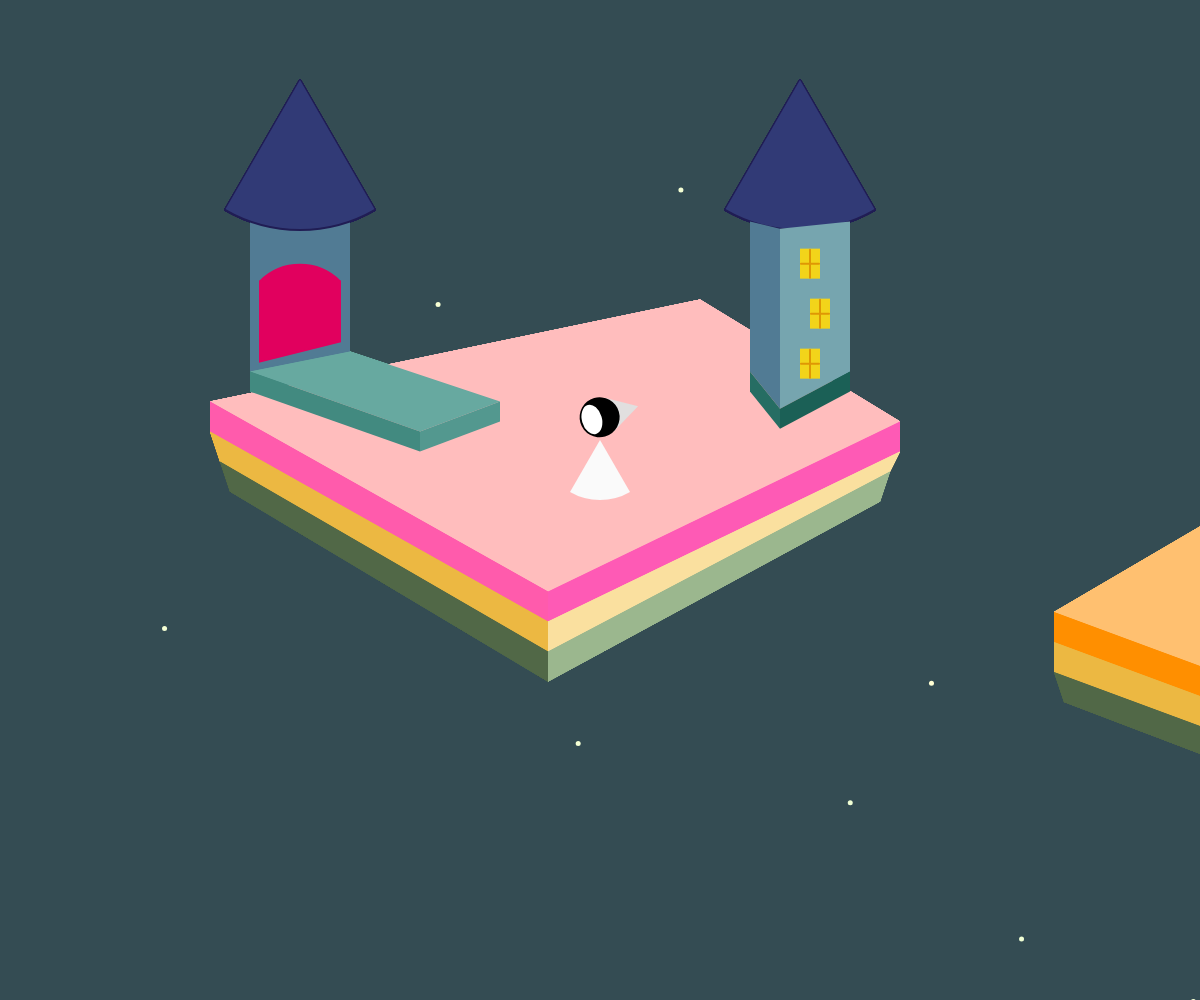
Frame 1 (no input)
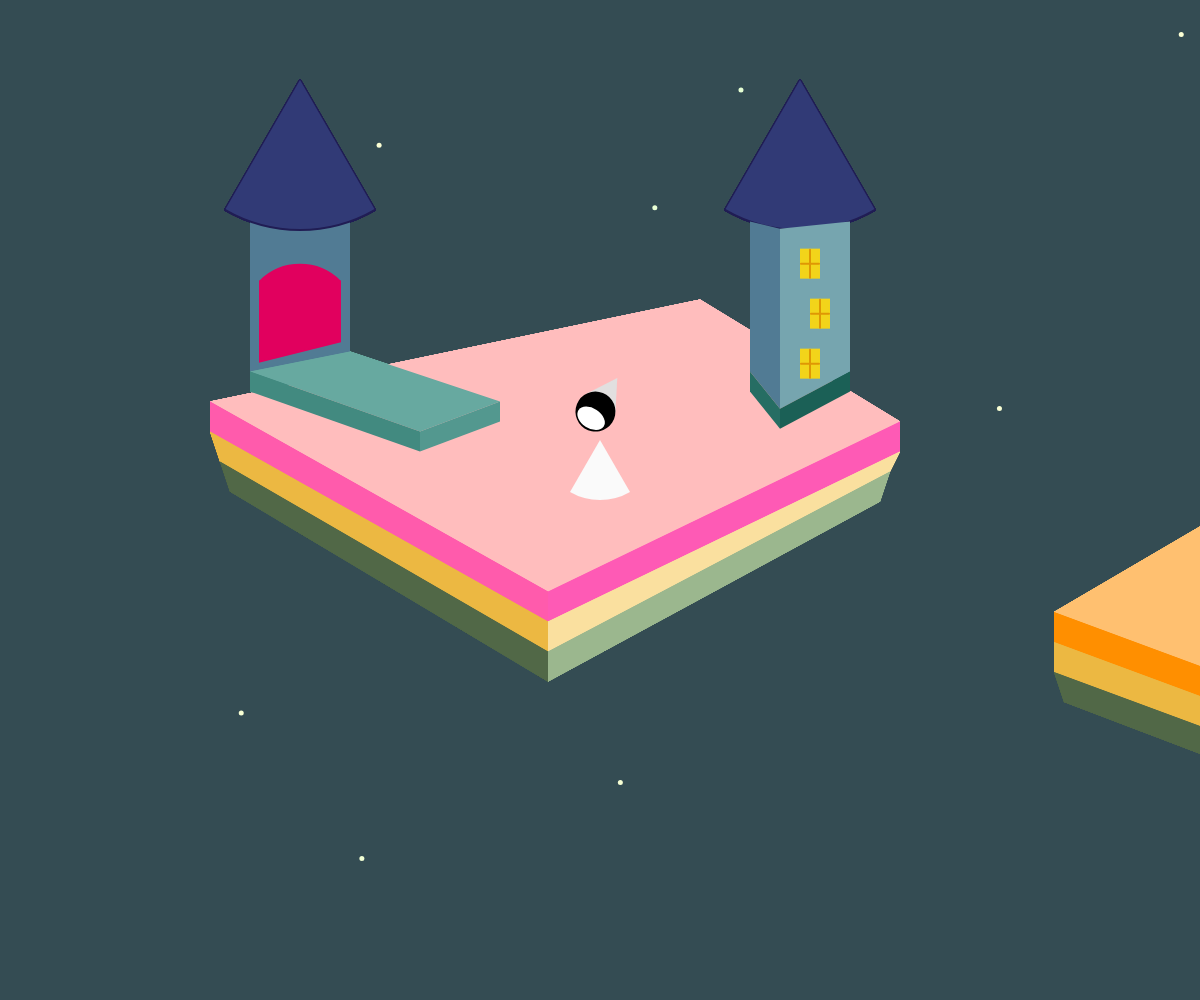
Frame 60 (no input)
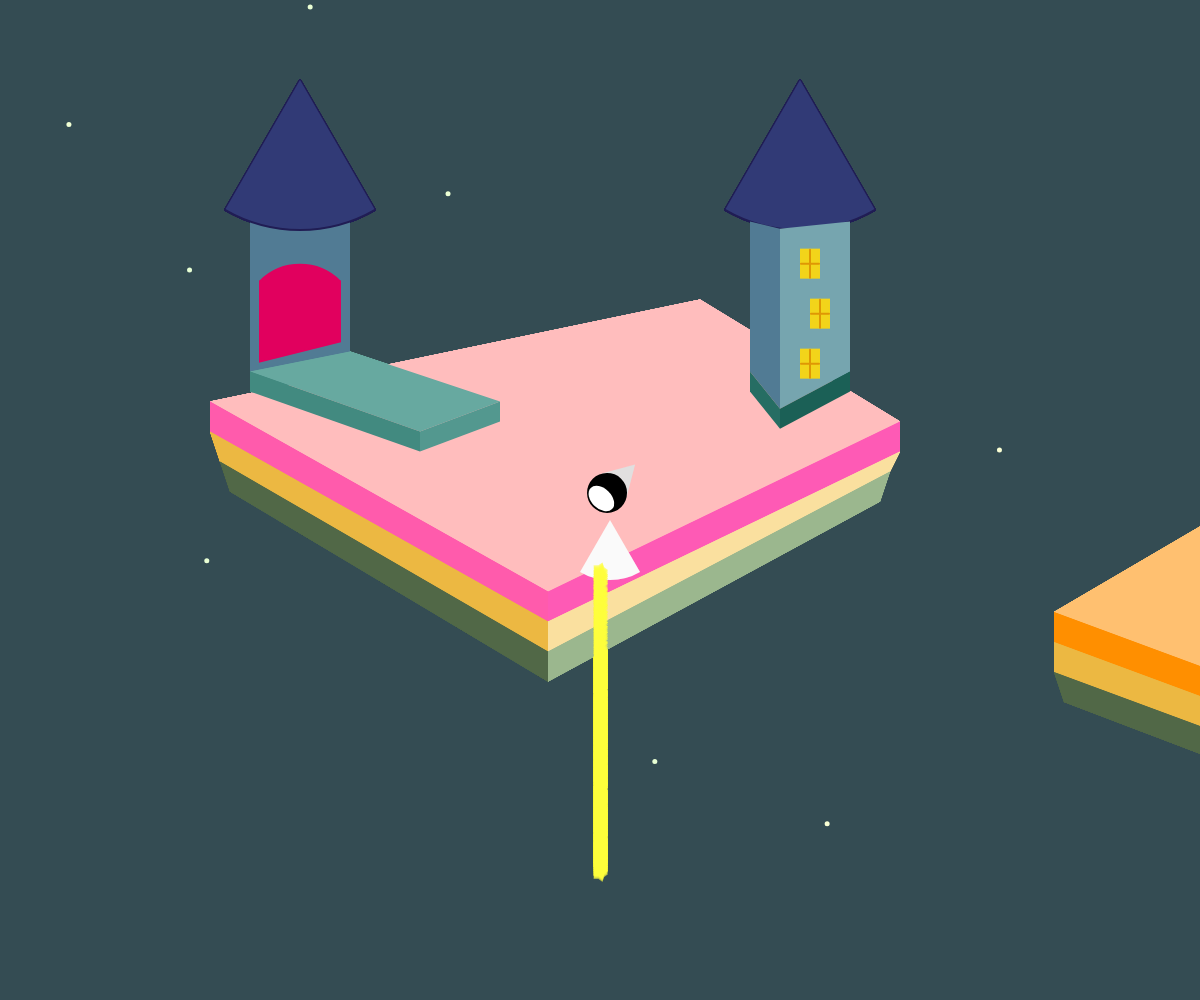
Frame 120 (the mouse pressed at the canvas centre since frame 60)

The p5.js sketch that drew these frames (run headless with seeded random() and noise() and a simulated clock; from frame 60 on, the mouse is pressed at the canvas centre):

// p5.js sketch
// ── sketch.js
let character1;
let raven1;
let dancer;
let Auroras = [];

//shooting stars
let x = [];
let y = [];
let Xspeed;
let Yspeed;
function setup() {
  createCanvas(windowWidth, windowHeight);
  character1 = new character(590, 420);
  raven1 = new raven(random(1100, 1500), random(490, 600));
  dancer = new ShavonneDancer(random(1100, 1500), random(490, 600));
  //shooting stars
  for (let i = 0; i < 10; i++) {
    x[i] = random(0, windowWidth);
    y[i] = random(windowHeight);
    Xspeed = random(0, 20);
    Yspeed = random(0, 15);
  }
}

function draw() {
  //background change
  if (dist(character1.xc, character1.yc, 260, 140 + 100 * sqrt(2)) <= 100) {
    background(map(sin(frameCount), -1, 1, 245, 179), 245, 66);
  } else {
    background("#344c53");
  }
  //shooting stars
  for (let i = 0; i < 10; i++) {
    push();
    x[i] = x[i] + Xspeed;
    y[i] = y[i] + Yspeed;
    strokeWeight("5");
    stroke(color(random(228, 255), 255, 212));
    point(x[i], y[i]);
    if (x[i] < 0) {
      x[i] = windowWidth;
    } else if (x[i] > windowWidth) {
      x[i] = 0;
    }
    if (y[i] < 0) {
      y[i] = windowHeight;
    } else if (y[i] > windowHeight) {
      y[i] = 0;
    }
    pop();

    Valley1();
    Valley2();

    //character
    character1.display();
    character1.update();

    //raven
    raven1.display();
    raven1.change();

    //footprint
    for (let l = 0; l < Auroras.length; l++) {
      Auroras[l].move();
      Auroras[l].display();
    }
    if (mouseIsPressed == true) {
      push();
      let u = new DesignAurora(mouseX, mouseY + 70);
      Auroras.push(u);
      pop();
    }
  }
  check();
  colorchange();
}

function check() {
  let d = dist(character1.xc, character1.yc, raven1.xr, raven1.yr);
  if (d <= 30) {
    dancer.display();
    dancer.update();
  }
}

function colorchange() {
  if (
    175 <= character1.yc &&
    character1.yc <= 218 &&
    1446 <= character1.xc &&
    character1.xc <= 1655
  ) {
    push();
    fill("#fff800");
    quad(1461, 320, 1510, 338, 1510, 420, 1461, 402);
    pop();
  } else {
    push();
    noStroke();
    noFill();
    quad(1461, 320, 1510, 338, 1510, 420, 1461, 402);
    pop();
  }
}

//platform 1
function Valley1() {
  noStroke();

  //base1
  push();
  fill("#ffbdbd");
  quad(
    10 + 200,
    260 + 100 * sqrt(2),
    500 + 200,
    158 + 100 * sqrt(2),
    700 + 200,
    280 + 100 * sqrt(2),
    348 + 200,
    450 + 100 * sqrt(2)
  );
  fill("#FF5BB6B7");
  quad(
    700 + 200,
    280 + 100 * sqrt(2),
    348 + 200,
    450 + 100 * sqrt(2),
    348 + 200,
    480 + 100 * sqrt(2),
    700 + 200,
    310 + 100 * sqrt(2)
  );
  fill("#ff5bac");
  quad(
    10 + 200,
    260 + 100 * sqrt(2),
    348 + 200,
    450 + 100 * sqrt(2),
    348 + 200,
    480 + 100 * sqrt(2),
    10 + 200,
    290 + 100 * sqrt(2)
  );
  pop();

  //base2
  push();
  fill("#ecb842");
  quad(
    10 + 200,
    290 + 100 * sqrt(2),
    348 + 200,
    480 + 100 * sqrt(2),
    348 + 200,
    510 + 100 * sqrt(2),
    20 + 200,
    320 + 100 * sqrt(2)
  );
  fill("#fae09f");
  quad(
    348 + 200,
    480 + 100 * sqrt(2),
    348 + 200,
    510 + 100 * sqrt(2),
    690 + 200,
    330 + 100 * sqrt(2),
    700 + 200,
    310 + 100 * sqrt(2)
  );
  pop();

  //base3
  push();
  fill("#516847");
  quad(
    348 + 200,
    510 + 100 * sqrt(2),
    20 + 200,
    320 + 100 * sqrt(2),
    30 + 200,
    350 + 100 * sqrt(2),
    348 + 200,
    540 + 100 * sqrt(2)
  );
  fill("#9bb78e");
  quad(
    348 + 200,
    510 + 100 * sqrt(2),
    690 + 200,
    330 + 100 * sqrt(2),
    680 + 200,
    360 + 100 * sqrt(2),
    348 + 200,
    540 + 100 * sqrt(2)
  );
  pop();

  //valley1 left tower
  push();
  fill("#517b94");
  quad(
    50 + 200,
    80 + 100 * sqrt(2),
    50 + 200,
    230 + 100 * sqrt(2),
    150 + 200,
    210 + 100 * sqrt(2),
    150 + 200,
    80 + 100 * sqrt(2)
  );
  pop();

  towertop(100 + 200, 80);
  arch(60 + 200, 140 + 100 * sqrt(2));

  push();
  fill("#67a9a0");
  quad(
    150 + 200,
    210 + 100 * sqrt(2),
    300 + 200,
    260 + 100 * sqrt(2),
    220 + 200,
    290 + 100 * sqrt(2),
    50 + 200,
    230 + 100 * sqrt(2)
  );
  pop();
  push();
  fill("#53988f");
  quad(
    300 + 200,
    260 + 100 * sqrt(2),
    220 + 200,
    290 + 100 * sqrt(2),
    220 + 200,
    290 + 100 * sqrt(2) + 20,
    300 + 200,
    260 + 100 * sqrt(2) + 20
  );
  pop();
  push();
  fill("#428a80");
  quad(
    220 + 200,
    290 + 100 * sqrt(2),
    220 + 200,
    290 + 100 * sqrt(2) + 20,
    50 + 200,
    250 + 100 * sqrt(2),
    50 + 200,
    230 + 100 * sqrt(2)
  );
  pop();

  //valley1 right tower
  towertop(600 + 200, 80);
  push();
  fill("#517b94");
  quad(
    550 + 200,
    80 + 100 * sqrt(2),
    550 + 200,
    230 + 100 * sqrt(2),
    580 + 200,
    260 + 10 * sqrt(221),
    580 + 200,
    80 + 10 * sqrt(221)
  );
  fill("#76a5af");
  quad(
    580 + 200,
    80 + 10 * sqrt(221),
    580 + 200,
    260 + 10 * sqrt(221),
    650 + 200,
    230 + 100 * sqrt(2),
    650 + 200,
    80 + 100 * sqrt(2)
  );
  pop();
  Window(600 + 200, 100 + 10 * sqrt(221));
  Window(610 + 200, 150 + 10 * sqrt(221));
  Window(600 + 200, 200 + 10 * sqrt(221));
  push();
  fill("#1b6056");
  quad(
    580 + 200,
    260 + 10 * sqrt(221),
    650 + 200,
    230 + 100 * sqrt(2),
    650 + 200,
    250 + 100 * sqrt(2),
    580 + 200,
    280 + 10 * sqrt(221)
  );
  pop();
  push();
  fill("#266d63");
  quad(
    580 + 200,
    260 + 10 * sqrt(221),
    580 + 200,
    280 + 10 * sqrt(221),
    550 + 200,
    250 + 100 * sqrt(2),
    550 + 200,
    230 + 100 * sqrt(2)
  );
  pop();
}

//platform 2
function Valley2() {
  //base1
  push();
  noStroke();
  fill("#ffc070");
  quad(1257, 493, 1655, 573, 1440, 755, 1054, 612);
  fill("#ffb353");
  quad(1655, 573, 1440, 755, 1440, 785, 1655, 603);
  fill("#ff8f00");
  quad(1440, 755, 1054, 612, 1054, 642, 1440, 785);
  pop();
  //base2
  push();
  noStroke();
  fill("#ecb842");
  quad(1054, 642, 1440, 785, 1440, 815, 1054, 672);
  fill("#fae09f");
  quad(1440, 785, 1655, 603, 1655, 633, 1440, 815);
  pop();
  //base3
  push();
  noStroke();
  fill("#516847");
  quad(1440, 815, 1054, 672, 1064, 702, 1440, 845);
  fill("#9bb78e");
  quad(1655, 633, 1440, 815, 1440, 845, 1645, 673);
  pop();

  //building
  push();
  fill("#aadde4");
  quad(1655, 273, 1655, 573, 1531, 605, 1531, 300);
  fill("#4aa6b3");
  quad(1531, 605, 1531, 300, 1446, 261, 1446, 561);
  fill("#65bac6");
  quad(1446, 261, 1531, 300, 1655, 273, 1563, 240);
  pop();
  ///hole
  push();
  stroke(0);
  noFill();
  quad(1461, 320, 1510, 338, 1510, 420, 1461, 402);
  pop();
}

function towertop(xt, yt) {
  push();
  strokeWeight("2");
  stroke("#201d54");
  line(xt, yt, xt + 75, yt + 75 * sqrt(3));
  line(xt - 75, yt + 75 * sqrt(3), xt, yt);
  fill("#313a76");
  arc(xt, yt, 300, 300, radians(60), radians(120));
  pop();
}

function Window(xw, yw) {
  push();
  fill("#f2d41a");
  rect(xw, yw, 20, 30);
  pop();
  push();
  stroke("#df9704");
  strokeWeight("2");
  line(xw + 1, yw + 15, xw + 19, yw + 15);
  line(xw + 10, yw + 1, xw + 10, yw + 29);
  pop();
}
function arch(xa, ya) {
  push();
  strokeWeight("2");
  stroke("#e1005e");
  fill("#e1005e");
  arc(
    xa + 40,
    ya + 40,
    80 * sqrt(2),
    80 * sqrt(2),
    radians(-135),
    radians(-45)
  );
  quad(xa, ya, xa + 80, ya, xa + 80, ya + 60, xa, ya + 80);
  pop();
}

class ShavonneDancer {
  constructor(startX, startY) {
    this.x = startX;
    this.y = startY;
    this.head = color(random(100, 255), 0, random(100, 255));
    this.body = color(random(100, 255), random(100, 255), 0);
    this.speed = random(0.5, 1);
    this.RightHand = [-10, 20];
    this.LeftHand = [5, 35];
    this.rightsidex = [-15, 0, 15, 30, 45, 60];
    this.sidex = [-60, -45, -30, -15, 0, 15, 30, 45, 60];
    this.hy = -20;
  }

  Head(hx, hy) {
    push();
    fill(this.head);
    ellipse(0, this.hy, 40, 40);
    fill(255);
    ellipse(10, this.hy, 2.5, 5);
    ellipse(-10, this.hy, 2.5, 5);
    if (mouseIsPressed == true) {
      noFill();
      stroke(255);
      strokeWeight("2");
      line(-5, this.hy + 10, 0, this.hy + 7);
      line(0, this.hy + 7, 5, this.hy + 10);
    } else {
      noFill();
      stroke(255);
      strokeWeight("2");
      line(-5, this.hy + 10, 0, this.hy + 12);
      line(0, this.hy + 12, 5, this.hy + 10);
    }
    pop();
  }
  Body(bx, by) {
    push();
    fill(this.body);
    ellipse(0, 65, 60, 20);
    triangle(0, this.hy + 15, 30, 65, -30, 65);
    pop();
  }

  right(rx, ry) {
    noFill();
    stroke(color(0, random(100, 255), random(100, 255)));
    strokeWeight("2");
    beginShape();
    curveVertex(this.rightsidex[2], 5);
    curveVertex(this.rightsidex[2], 5);
    curveVertex(this.rightsidex[3], this.RightHand[0]);
    curveVertex(this.rightsidex[4], this.RightHand[1]);
    curveVertex(this.rightsidex[5], -10);
    curveVertex(this.rightsidex[5], -10);
    endShape();
    beginShape();
    curveVertex(this.rightsidex[0], 20);
    curveVertex(this.rightsidex[0], 20);
    curveVertex(this.rightsidex[1], this.LeftHand[0]);
    curveVertex(this.rightsidex[2], this.LeftHand[1]);
    curveVertex(this.rightsidex[3], 20);
    curveVertex(this.rightsidex[3], 20);
    endShape();
  }

  update() {
    push();
    this.RightHand = [
      map(sin(frameCount / 2), -1, 1, -10, 0),
      map(sin(frameCount), -1, 1, 10, 20),
    ];
    pop();
    push();
    this.LeftHand = [
      map(sin(frameCount / 2), -1, 1, 5, 15),
      map(sin(frameCount), -1, 1, 25, 35),
    ];
    pop();
    if (this.x >= 1250) {
      push();
      // left direction
      translate(this.x, this.y);
      this.rightsidex[0] = this.sidex[5];
      this.rightsidex[1] = this.sidex[4];
      this.rightsidex[2] = this.sidex[3];
      this.rightsidex[3] = this.sidex[2];
      this.rightsidex[4] = this.sidex[1];
      this.rightsidex[5] = this.sidex[0];
      this.right(0, 0);
      pop();
    }
    if (this.x < 1250) {
      //right direction
      push();
      translate(this.x, this.y);
      this.rightsidex[0] = this.sidex[3];
      this.rightsidex[1] = this.sidex[4];
      this.rightsidex[2] = this.sidex[5];
      this.rightsidex[3] = this.sidex[6];
      this.rightsidex[4] = this.sidex[7];
      this.rightsidex[5] = this.sidex[8];
      this.right(0, 0);
      pop();
    }
    if (this.x > 1500 || this.x < 1100) {
      this.speed = this.speed * -1;
    }
    if (this.y > 600 || this.y < 490) {
      this.speed = this.speed * -1;
    }
    this.x = this.x + random(1, 2) * this.speed;
    this.y = this.y + random(0, 1) * this.speed;
  }
  display() {
    push();
    translate(this.x, this.y);

    noStroke();
    pop();
    //body
    push();
    noStroke();
    translate(this.x, this.y);
    rotate(radians(map(noise(frameCount / 40), 0, 1, -40, 40)));
    this.Body(0, 0);
    push();
    noFill();
    stroke(color(0, random(100, 255), random(100, 255)));
    strokeWeight("2");
    //arm
    this.right(0, 0);
    //head
    noStroke();
    this.Head(0, 0);
    pop();
  }
}

class character {
  constructor(xc, yc) {
    this.xc = xc;
    this.yc = yc;
  }
  display() {
    //Hat
    push();
    translate(this.xc, this.yc);
    rotate(map(sin(frameCount / 50), -1, 1, radians(30), radians(-60)));
    fill("#e1dfdf");
    arc(50, 0, 40 * sqrt(3), 40 * sqrt(3), radians(150), radians(210));
    //Head
    fill(0);
    noStroke();
    circle(10, 0, 40);
    fill(255);
    noStroke();
    ellipse(2, 0, 20, 30);
    pop();

    //Body
    push();
    fill(250);
    arc(this.xc + 10, this.yc + 20, 120, 120, radians(60), radians(120));
    pop();
    push();
    fill("#ffa32e");
    // text(this.xc, this.xc, this.yc);
    //  text(this.yc, this.xc, this.yc + 20);
    pop();
  }

  update() {
    if (mouseIsPressed == true) {
      this.targetX = mouseX;
      this.targetY = mouseY;
      this.xc = this.xc + (this.targetX - this.xc) * 0.1;
      this.yc = this.yc + (this.targetY - this.yc) * 0.1;
    }
  }
}

class raven {
  constructor(xr, yr) {
    this.xr = xr;
    this.yr = yr;
    this.s = random(0.2, 1);
  }
  //leg+foot
  rightleg(xR, yR) {
    push();
    stroke(0);
    strokeWeight("3");
    line(0, 0, 0, 20);
    line(0, 20, 5, 20);
    pop();
  }
  leftleg(xL, yL) {
    push();
    stroke(0);
    strokeWeight("3");
    line(0, 0, 0, 20);
    line(0, 20, -5, 20);
    pop();
  }
  display() {
    push();
    noStroke();
    fill(0);
    //mouth
    triangle(
      this.xr,
      this.yr - 10,
      this.xr + 20,
      this.yr,
      this.xr,
      this.yr + 10
    );
    //head
    fill(255);
    circle(this.xr, this.yr, 20);
    //eye
    fill(0);
    circle(this.xr + 2, this.yr, 13);
    //body
    ellipse(this.xr, this.yr + 50, 38, 16);
    triangle(
      this.xr,
      this.yr + 10,
      this.xr + 20,
      this.yr + 50,
      this.xr - 20,
      this.yr + 50
    );
    pop();
    //leg+foot
    push();
    translate(this.xr + 5, this.yr + 56);
    rotate(map(cos(frameCount / 10), -1, 1, radians(-60), radians(0)));
    this.rightleg(0, 0);
    pop();
    push();
    translate(this.xr - 5, this.yr + 56);
    rotate(map(sin(frameCount / 8), -1, 1, radians(0), radians(60)));
    this.leftleg(0, 0);
    pop();
  }

  change() {
    if (this.xr > 1500 || this.xr < 1100) {
      this.s = this.s * -1;
    }
    if (this.yr > 600 || this.yr < 490) {
      this.s = this.s * -1;
    }
    this.xr = this.xr + random(0, 1) * this.s;
    this.yr = this.yr + random(0, 1) * this.s;
  }
}

//referrence:
//https://p5js.org/examples/form-star.html
function star(xS, yS, radius1, radius2, npoints) {
  let angle = TWO_PI / npoints;
  let halfAngle = angle / 2.0;
  beginShape();
  for (let a = 0; a < TWO_PI; a += angle) {
    let sx = xS + cos(a) * radius2;
    let sy = yS + sin(a) * radius2;
    vertex(sx, sy);
    sx = xS + cos(a + halfAngle) * radius1;
    sy = yS + sin(a + halfAngle) * radius1;
    vertex(sx, sy);
  }
  endShape(CLOSE);
}
class DesignAurora {
  constructor(x, y) {
    this.X = x;
    this.Y = y;
  }

  move() {
    this.Y = this.Y + random(1);
  }

  display() {
    push();
    noStroke();
    translate(this.X, this.Y);
    fill(254, 268, 62, 100);
    star(0, 0, 5, 8, 5);
    pop();
  }
}

// ── style.css
html, body {
  margin: 0;
  padding: 0;
}
canvas {
  display: block;
}
h1{
  text-align: center;
  font-family: 'Brush Script MT', cursive;
  font-size: 4em;
  letter-spacing: 3px;
  font-weight: 500;
  text-shadow: 4px 4px 4px silver;
  position: relative;
  top: auto;
}
